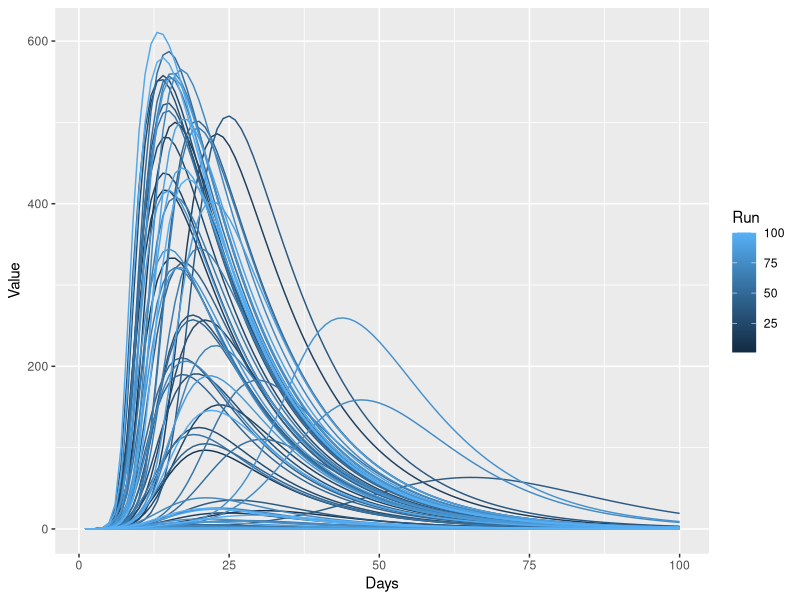

This figure's R source:
library(readr)
library(dplyr)
library(ggplot2)
library(stringr)
library(tidyr)

# Load in the sensitivity data
sd <- read_csv("datasets/sensitivity runs/SIRH_Sensitivity.csv")

# Convert to tidy data format
sd_tidy <- sd %>%
             pivot_longer(cols=!Days,names_to="Variable",values_to="Value") %>%
             mutate(Variable=str_replace_all(Variable,'\"',""),
                    Variable=str_replace(Variable,"=","")) %>%
             separate(Variable,into=c("Run","Variable"),sep = ":") %>%
             mutate(Variable=trimws(Variable)) %>%
             separate(Run,c("TempRun","Run"),sep = " ",convert = TRUE) %>%
             select(Run,Days,Variable,Value)

ggplot(filter(sd_tidy,Variable=="In Hospital"),
       aes(x=Days,y=Value,colour=Run,group=Run))+geom_line()

# widen the data

sd_wide <- sd_tidy %>%
             pivot_wider(names_from = Variable,values_from = Value)

# Nest the runs
sd_nest <- sd_wide %>%
             group_by(Run) %>%
             nest()

